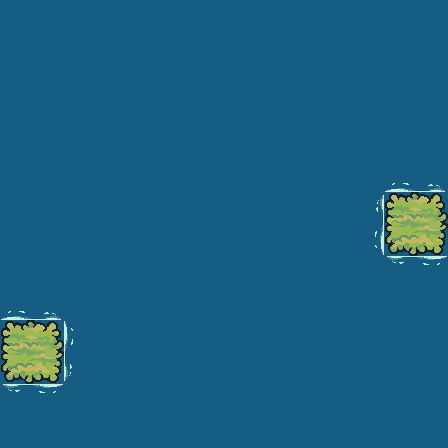

This game map was drawn from its Tiled (.tmx) file and the tilesets committed beside it. A one-line description and the trimmed map source follow:
An orthogonal 7x7 tile map with 64x64 px tiles, 5 tile layers (air, tanah, foam, semak dan batuan, ...), 3 hidden layers not drawn, 23 tilesets and 27 objects (1, 7, 6, 2, 5, ...).

<map version="1.10" tiledversion="1.10.2" orientation="orthogonal" renderorder="right-down" width="7" height="7" tilewidth="64" tileheight="64" infinite="0" nextlayerid="22" nextobjectid="67">
 <tileset firstgid="1" name="House_Yellow" tilewidth="64" tileheight="64" tilecount="6" columns="2">
  <image source="images/House/House_Yellow.png" width="128" height="192" />
 </tileset>
 <tileset firstgid="7" name="House_Purple" tilewidth="64" tileheight="64" tilecount="6" columns="2">
  <image source="images/House/House_Purple.png" width="128" height="192" />
 </tileset>
 <tileset firstgid="13" name="Tree" tilewidth="64" tileheight="64" tilecount="108" columns="12">
  <image source="images/Trees/Tree.png" width="768" height="576" />
 </tileset>
 <tileset firstgid="121" name="Tilemap_Flat" tilewidth="64" tileheight="64" tilecount="40" columns="10">
  <image source="images/Terrain/Ground/Tilemap_Flat.png" width="640" height="256" />
 </tileset>
 <tileset firstgid="161" name="Tilemap_Elevation" tilewidth="64" tileheight="64" tilecount="32" columns="4">
  <image source="images/Terrain/Ground/Tilemap_Elevation.png" width="256" height="512" />
 </tileset>
 <tileset firstgid="193" name="Water" tilewidth="64" tileheight="64" tilecount="1" columns="1">
  <image source="images/Terrain/Water/Water.png" width="64" height="64" />
 </tileset>
 <tileset firstgid="194" name="Bridge_All" tilewidth="64" tileheight="64" tilecount="12" columns="3">
  <image source="images/Bridge/Bridge_All.png" width="192" height="256" />
 </tileset>
 <tileset firstgid="206" name="HappySheep_Bouncing" tilewidth="128" tileheight="128" tilecount="6" columns="6">
  <image source="images/Sheep/HappySheep_Bouncing.png" width="768" height="128" />
  <tile id="0">
   <animation>
    <frame tileid="0" duration="100" />
    <frame tileid="1" duration="100" />
    <frame tileid="2" duration="100" />
    <frame tileid="3" duration="100" />
    <frame tileid="4" duration="100" />
    <frame tileid="5" duration="100" />
   </animation>
  </tile>
 </tileset>
 <tileset firstgid="212" name="HappySheep_Idle" tilewidth="128" tileheight="128" tilecount="8" columns="8">
  <image source="images/Sheep/HappySheep_Idle.png" width="1024" height="128" />
  <tile id="0">
   <animation>
    <frame tileid="2" duration="100" />
    <frame tileid="3" duration="100" />
    <frame tileid="4" duration="100" />
    <frame tileid="5" duration="100" />
    <frame tileid="6" duration="100" />
    <frame tileid="7" duration="100" />
    <frame tileid="7" duration="100" />
   </animation>
  </tile>
 </tileset>
 <tileset firstgid="220" name="Rocks_04" tilewidth="128" tileheight="128" tilecount="8" columns="8">
  <image source="images/Terrain/Water/Rocks/Rocks_04.png" width="1024" height="128" />
  <tile id="0">
   <animation>
    <frame tileid="2" duration="100" />
    <frame tileid="3" duration="100" />
    <frame tileid="4" duration="100" />
    <frame tileid="5" duration="100" />
    <frame tileid="6" duration="100" />
    <frame tileid="7" duration="100" />
   </animation>
  </tile>
 </tileset>
 <tileset firstgid="228" name="Rocks_01" tilewidth="128" tileheight="128" tilecount="8" columns="8">
  <image source="images/Terrain/Water/Rocks/Rocks_01.png" width="1024" height="128" />
  <tile id="0">
   <animation>
    <frame tileid="2" duration="200" />
    <frame tileid="3" duration="200" />
    <frame tileid="4" duration="200" />
    <frame tileid="5" duration="200" />
    <frame tileid="6" duration="200" />
    <frame tileid="7" duration="200" />
   </animation>
  </tile>
 </tileset>
 <tileset firstgid="236" name="Foam" tilewidth="64" tileheight="64" tilecount="72" columns="24">
  <image source="images/Terrain/Water/Foam/Foam.png" width="1536" height="192" />
  <tile id="26">
   <animation>
    <frame tileid="26" duration="200" />
    <frame tileid="29" duration="200" />
    <frame tileid="32" duration="200" />
    <frame tileid="35" duration="200" />
    <frame tileid="38" duration="200" />
    <frame tileid="41" duration="200" />
    <frame tileid="44" duration="200" />
    <frame tileid="47" duration="200" />
   </animation>
  </tile>
 </tileset>
 <tileset firstgid="308" name="09" tilewidth="64" tileheight="64" tilecount="1" columns="1">
  <image source="images/Deco/09.png" width="64" height="64" />
 </tileset>
 <tileset firstgid="309" name="01" tilewidth="64" tileheight="64" tilecount="1" columns="1">
  <image source="images/Deco/01.png" width="64" height="64" />
 </tileset>
 <tileset firstgid="310" name="02" tilewidth="64" tileheight="64" tilecount="1" columns="1">
  <image source="images/Deco/02.png" width="64" height="64" />
 </tileset>
 <tileset firstgid="311" name="03" tilewidth="64" tileheight="64" tilecount="1" columns="1">
  <image source="images/Deco/03.png" width="64" height="64" />
 </tileset>
 <tileset firstgid="312" name="04" tilewidth="64" tileheight="64" tilecount="1" columns="1">
  <image source="images/Deco/04.png" width="64" height="64" />
 </tileset>
 <tileset firstgid="313" name="05" tilewidth="64" tileheight="64" tilecount="1" columns="1">
  <image source="images/Deco/05.png" width="64" height="64" />
 </tileset>
 <tileset firstgid="314" name="06" tilewidth="64" tileheight="64" tilecount="1" columns="1">
  <image source="images/Deco/06.png" width="64" height="64" />
 </tileset>
 <tileset firstgid="315" name="07" tilewidth="64" tileheight="64" tilecount="1" columns="1">
  <image source="images/Deco/07.png" width="64" height="64" />
 </tileset>
 <tileset firstgid="316" name="08" tilewidth="64" tileheight="64" tilecount="1" columns="1">
  <image source="images/Deco/08.png" width="64" height="64" />
 </tileset>
 <tileset firstgid="317" name="Tower_Red" tilewidth="64" tileheight="64" tilecount="8" columns="2">
  <image source="images/Tower/Tower_Red.png" width="128" height="256" />
 </tileset>
 <tileset firstgid="325" name="Water2" tilewidth="64" tileheight="64" tilecount="1" columns="1">
  <image source="images/Terrain/Water/Water2.png" width="64" height="64" />
 </tileset>
 <layer id="1" name="air" width="7" height="7">
  <data>[49 cells, 49 non-empty, 1 distinct tile ids]</data>
 </layer>
 <layer id="4" name="tanah" width="7" height="7">
  <data>[49 cells, 2 non-empty, 1 distinct tile ids]</data>
 </layer>
 <layer id="12" name="foam" width="7" height="7">
  <data>[49 cells, 6 non-empty, 1 distinct tile ids]</data>
 </layer>
 <layer id="11" name="batu" width="7" height="7" visible="0">
  <data>[49 cells, 1 non-empty, 1 distinct tile ids]</data>
 </layer>
 <layer id="13" name="semak dan batuan" width="7" height="7">
  <data>[49 cells, 0 non-empty, 0 distinct tile ids]</data>
 </layer>
 <layer id="5" name="rumah" width="7" height="7" visible="0">
  <data>[49 cells, 0 non-empty, 0 distinct tile ids]</data>
 </layer>
 <layer id="10" name="domba" width="7" height="7">
  <data>[49 cells, 0 non-empty, 0 distinct tile ids]</data>
 </layer>
 <layer id="14" name="jembatan" width="7" height="7" visible="0">
  <data>[49 cells, 1 non-empty, 1 distinct tile ids]</data>
 </layer>
 <objectgroup id="19" name="player">
  <object id="55" x="0" y="320" width="64" height="64" />
 </objectgroup>
 <objectgroup id="18" name="puzzle">
  <object id="20" x="64" y="128" width="64" height="64" />
  <object id="21" x="64" y="192" width="64" height="64" />
  <object id="22" name="1" x="64" y="320" width="64" height="64" />
  <object id="24" x="64" y="256" width="64" height="64" />
  <object id="26" name="7" x="128" y="128" width="64" height="64" />
  <object id="27" name="6" x="128" y="192" width="64" height="64" />
  <object id="28" name="2" x="128" y="320" width="64" height="64" />
  <object id="30" name="5" x="128" y="256" width="64" height="64" />
  </objectgroup>
 <objectgroup id="20" name="dest">
  <!-- 1 objects omitted --></objectgroup>
</map>
<!-- 18 of 27 objects omitted -->
